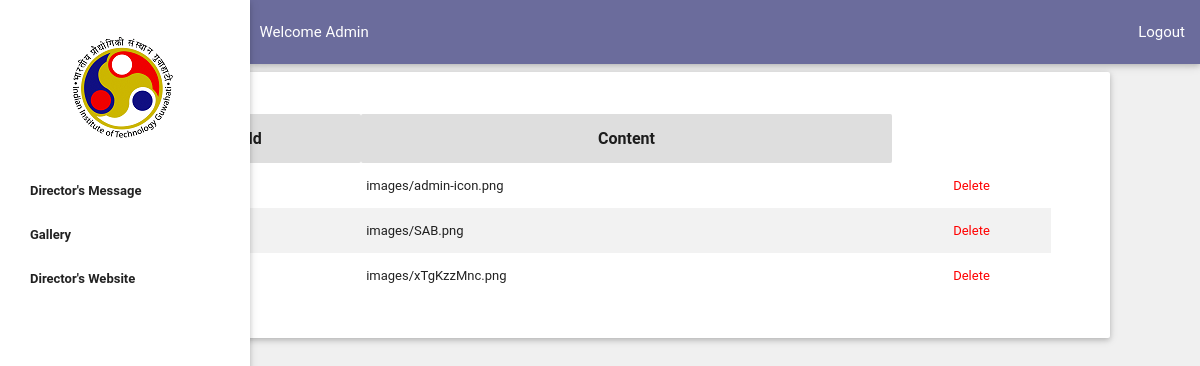
/loginside2.php, run on the app's committed database.
### tables this page shows
CREATE TABLE `dirimg` (
  `id` int(11) NOT NULL,
  `img` blob NOT NULL
);

### loginside2.php (the view, shortened to what this page needs)
    <body>
	<?php include('head.php'); ?>
	<div class="container">
		<div class="card">
			<div class="card-content">
				  <div class="row">
					<?php
						  $query = "SELECT * FROM dirimg";
						  $result = mysql_query($query);
						?>
						<br>
					   <div align="center">
						  <table border="1" class="striped" cellpadding="2">
							<tr>
							  <th width="15%"  style='text-align:center;' valign="top" bgcolor="#dedede"> <font>Id</font></th>
							  <th width="20%" style='text-align:center;' valign="top" bgcolor="#dedede"> <font>Content</font></th>
							</tr>
							<?php
									while($row = mysql_fetch_array($result)){
											$id= $row[0];
											$img = $row[1];
											echo "<tr>";
											echo "<td width='20%;'><font size='2'>$id</td>";
											echo "<td width='50%;'><font size='2'>$img</td>";
											echo "<td width='15%;' style='text-align:center;'><font size='2'><a href='loginside2.php?delete=$id' style='color:red'>Delete</a></td>";
											echo "</tr>";
										}
							?>
						  </table>
						</div>
					</div>
			</div>
		</div>
	</div>
</body>

### css/custom.css (style rules this page uses)
body { background-color: #f0f0f0; }

### data on the page
dirimg: img "images/admin-icon.png"
dirimg: img "images/SAB.png"
dirimg: img "images/xTgKzzMnc.png"
